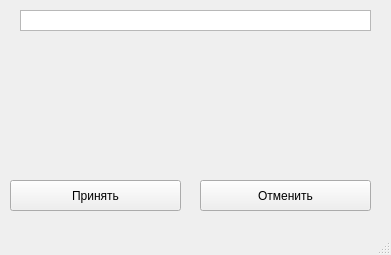
<?xml version="1.0" encoding="UTF-8"?>
<ui version="4.0">
 <class>MainWindow</class>
 <widget class="QMainWindow" name="MainWindow">
  <property name="geometry">
   <rect>
    <x>0</x>
    <y>0</y>
    <width>391</width>
    <height>255</height>
   </rect>
  </property>
  <property name="windowTitle">
   <string>MainWindow</string>
  </property>
  <widget class="QWidget" name="centralwidget">
   <widget class="QListWidget" name="listWidget">
    <property name="geometry">
     <rect>
      <x>20</x>
      <y>10</y>
      <width>351</width>
      <height>21</height>
     </rect>
    </property>
   </widget>
   <widget class="QPushButton" name="pushButton">
    <property name="geometry">
     <rect>
      <x>10</x>
      <y>180</y>
      <width>171</width>
      <height>31</height>
     </rect>
    </property>
    <property name="text">
     <string>Принять</string>
    </property>
   </widget>
   <widget class="QPushButton" name="pushButton_2">
    <property name="geometry">
     <rect>
      <x>200</x>
      <y>180</y>
      <width>171</width>
      <height>31</height>
     </rect>
    </property>
    <property name="text">
     <string>Отменить</string>
    </property>
   </widget>
  </widget>
  <widget class="QMenuBar" name="menubar">
   <property name="geometry">
    <rect>
     <x>0</x>
     <y>0</y>
     <width>391</width>
     <height>21</height>
    </rect>
   </property>
  </widget>
  <widget class="QStatusBar" name="statusbar"/>
 </widget>
 <resources/>
 <connections/>
</ui>
